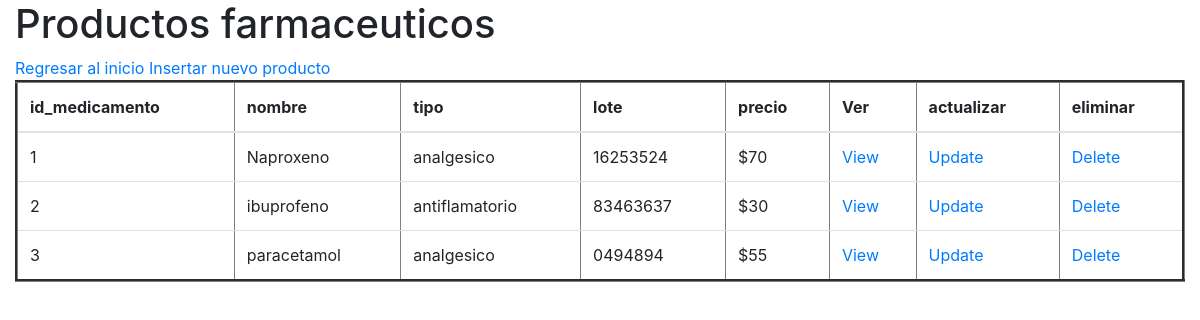
/medicamentos/index.php, run on an earlier commit of the app's database.
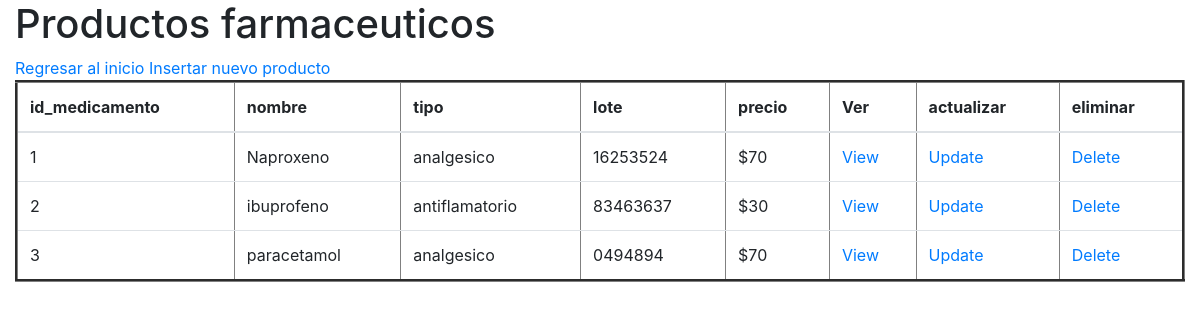
And on a later commit of the database.
### tables this page shows
CREATE TABLE medicamentos(
    id_medicamento integer PRIMARY KEY AUTOINCREMENT,
    nombre varchar(100) NOT NULL,
    tipo varchar(100) NOT NULL,
    lote varchar(100) NOT NULL,
    precio varchar(100) NOT NULL
);

### medicamentos/db/db_list.php (the view)
<?php
    $db = new SQLite3("../sql/farmacias.db");
    $resultado = $db->query("SELECT * from medicamentos;");
    $table = "
        <table class='table' border=3>
            <thead>
            <tr>
                <th>id_medicamento</th>
                <th>nombre</th>
                <th>tipo</th>
                <th>lote</th>
                <th>precio</th>
                <th>Ver</th>
                <th>actualizar</th>
                <th>eliminar</th>
            </tr>
            </thead>
            ";
    print($table);
    while ($row = $resultado->fetchArray()) {
        $id_medicamento = $row['id_medicamento'];
        $nombre = $row['nombre'];
        $tipo = $row['tipo'];
        $lote = $row['lote'];
        $precio = $row['precio'];
        $table = "
            <tr>
                <td>$id_medicamento</td>
                <td>$nombre</td>
                <td>$tipo</td>
                <td>$lote</td>
                <td>$precio</td>
                <td><a href='view.php?id_medicamento=$id_medicamento'>View</a></td>
                <td><a href='update.php?id_medicamento=$id_medicamento'>Update</a></td>
                <td><a href='delete.php?id_medicamento=$id_medicamento'>Delete</a></td>
            </tr>
        ";
        print($table);
    }
    print("</table>");
?>

What changed in the data, as far as the page shows it:
changed medicamentos "paracetamol": precio "$55" → "$70"
